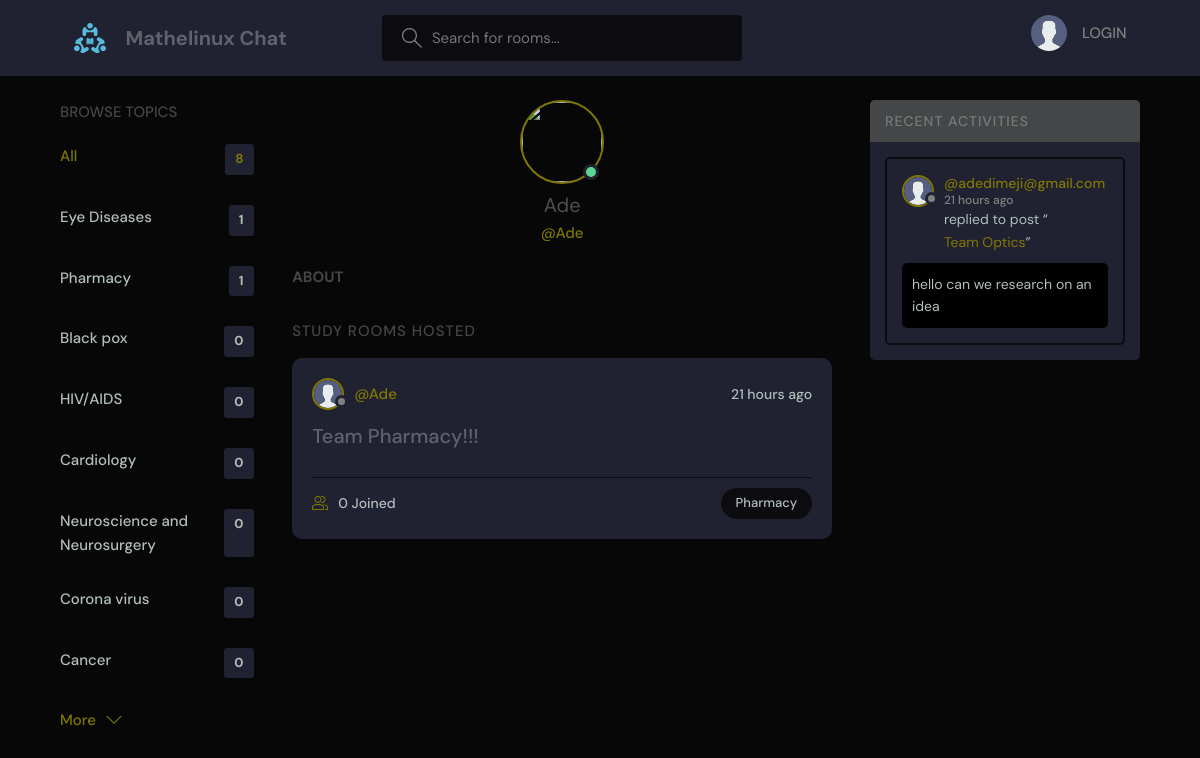
The app's page /profile/2/ with its own data.
### base/models.py (models this page shows, shortened)
class Topic(models.Model):
	name = models.CharField(max_length = 200) # in the data base the name must have a character field of the given length

class User(AbstractUser):
	name = models.CharField(max_length=200, null=True)
	email = models.EmailField( unique= True , null= True)
	bio = models.TextField(null= True)
	avatar = models.ImageField(null=True, default="avatar.svg")
	USERNAME_FIELD = 'email'
	REQUIRED_FIELDS = []

class Room(models.Model):
	host = models.ForeignKey(User, on_delete= models.SET_NULL, null= True)
	topic = models.ForeignKey(Topic , on_delete= models.SET_NULL, null =True)
	name = models.CharField(max_length=200)
	description = models.TextField(null = True,blank= True)
	participants  = models.ManyToManyField(User , related_name= 'participants', blank= True)
	updated = models.DateTimeField(auto_now = True)
	created = models.DateTimeField(auto_now_add = True)
	class Meta:
		ordering =['-updated','-created']
	def __str__(self):
		return self.name

class Message(models.Model):
	user = models.ForeignKey(User, on_delete=models.CASCADE)
	room = models.ForeignKey(Room, on_delete= models.CASCADE)
	body = models.TextField()
	updated = models.DateTimeField(auto_now = True)
	created = models.DateTimeField(auto_now_add = True)
	class Meta:
		ordering =['-updated','-created']

### base/views.py (the view)
# urls.py: path('profile/<str:pk>/',views.profileUser, name ='profile'),
def profileUser(request,pk):
    user = User.objects.get(id = pk) # dynamic url routing for users
    room_messages = user.message_set.all() # to have all the room messages a user
    topics = Topic.objects.all() # to have all topics discussed in a user profile
    rooms = user.room_set.all() # all rooms  joined by the users
    context = {'user':user, 'rooms':rooms, 'room_messages': room_messages, 'topics': topics}
    return render(request,'base/profile.html' ,context)

### base/templates/base/profile.html (shortened to what this page needs)
{% extends  'main.html' %}
{% block content %}
  <main class="profile-page layout layout--3">
    <div class="container">
      {% include 'base/user_component.html' %}
      <div class="roomList">
        <div class="profile">
          <div class="profile__avatar">
            <div class="avatar avatar--large active">
              <img src="{{request.user.avatar.url}}" />
            </div>
          </div>
          <div class="profile__info">
            <h3>{{user.username}}</h3>
            <p>@{{user.username}}</p>
          </div>
          <div class="profile__about">
            <h3>About</h3>
          </div>
        </div>
        <div class="roomList__header">
          <div>
            <h2>Study Rooms Hosted {{profile.user}}</a>
            </h2>
          </div>
        </div>
        {% include 'base/feed_component.html' %}
      </div>
      {% include 'base/activity_component.html' %}
    </div>
  </main>
{% endblock content %}

### base/templates/base/user_component.html
<div class="topics">
	<div class="topics__header">
		<h2>Browse Topics</h2>
	</div>
	<ul class="topics__list">
		<li>
			<a href="{% url 'home' %}" class="active">All <span>{{topics.count}}</span></a>
		</li>
		{% for topic in topics %}
		<li>
			<a href="{% url 'home' %}?q={{topic.name}}">{{topic.name}}<span>{{topic.room_set.all.count}}</span></a>
		</li>
		{% endfor %}
	</ul>
	<a class="btn btn--link" href="{% url 'topics' %}">
		More
		<svg version="1.1" xmlns="http://www.w3.org/2000/svg" width="32" height="32" viewBox="0 0 32 32">
			<title>chevron-down</title>
			<path d="M16 21l-13-13h-3l16 16 16-16h-3l-13 13z"></path>
		</svg>
	</a>
</div>

### base/templates/base/feed_component.html (shortened to what this page needs)
{% for  room in rooms %}
<div class="roomListRoom">
    <div class="roomListRoom__header">
        <a href="{% url 'profile' room.host.id %}" class="roomListRoom__author">
            <div class="avatar avatar--small">
                <img src="{{room.host.avatar.url}}" />
            </div>
            <span>@{{room.host.username}}</span>
        </a>
        <div class="roomListRoom__actions">
            <span>{{room.created|timesince }}  ago</span>
        </div>
    </div>
    <div class="roomListRoom__content">
        <a href="{% url 'room' room.id  %}">{{room.name}}</a>
    </div>
    <div class="roomListRoom__meta">
        <a href="{% url 'room' room.id  %}" class="roomListRoom__joined">
            {{ room.participants.all.count }} Joined
        </a>
        <p class="roomListRoom__topic">{{room.topic.name}}</p>
    </div>
</div>
{% endfor %}

### base/templates/base/activity_component.html (shortened to what this page needs)
<div class="activities">
	<div class="activities__header">
		<h2>Recent Activities</h2>
	</div>
	{% for message in room_messages %}
	<div class="activities__box">
		<div class="activities__boxHeader roomListRoom__header">
			<a href="{% url 'profile' message.user.id %}" class="roomListRoom__author">
				<div class="avatar avatar--small">
					<img src="{{message.user.avatar.url}}" />
				</div>
				<p>
					@{{message.user}}
					<span>{{message.created|timesince }} ago</span>
				</p>
			</a>
		</div>
		<div class="activities__boxContent">
			<p>replied to post “<a href="{% url 'room' message.room.id %}">{{message.room}}</a>”</p>
			<div class="activities__boxRoomContent">
				{{message.body}}
			</div>
		</div>
	</div>
	{% endfor %}
</div>

### records on screen
Topic: name "Eye Diseases", room_set.all.count "1"
Topic: name "Pharmacy", room_set.all.count "1"
Topic: name "Black pox", room_set.all.count "0"
Topic: name "HIV/AIDS", room_set.all.count "0"
Topic: name "Cardiology", room_set.all.count "0"
Topic: name "Neuroscience and Neurosurgery", room_set.all.count "0"
Topic: name "Corona virus", room_set.all.count "0"
Topic: name "Cancer", room_set.all.count "0"
User: username "Ade"
Room: host.avatar (placeholder picture), host.username "Ade", created "21 hours", name "Team Pharmacy!!!", participants.all.count "0", topic.name "Pharmacy"
Message: user.avatar (placeholder picture), user "adedimeji@gmail.com", created "21 hours", room "Team Optics", body "hello can we research on an idea"

### other values on screen
{{ topics.count }} "8"
